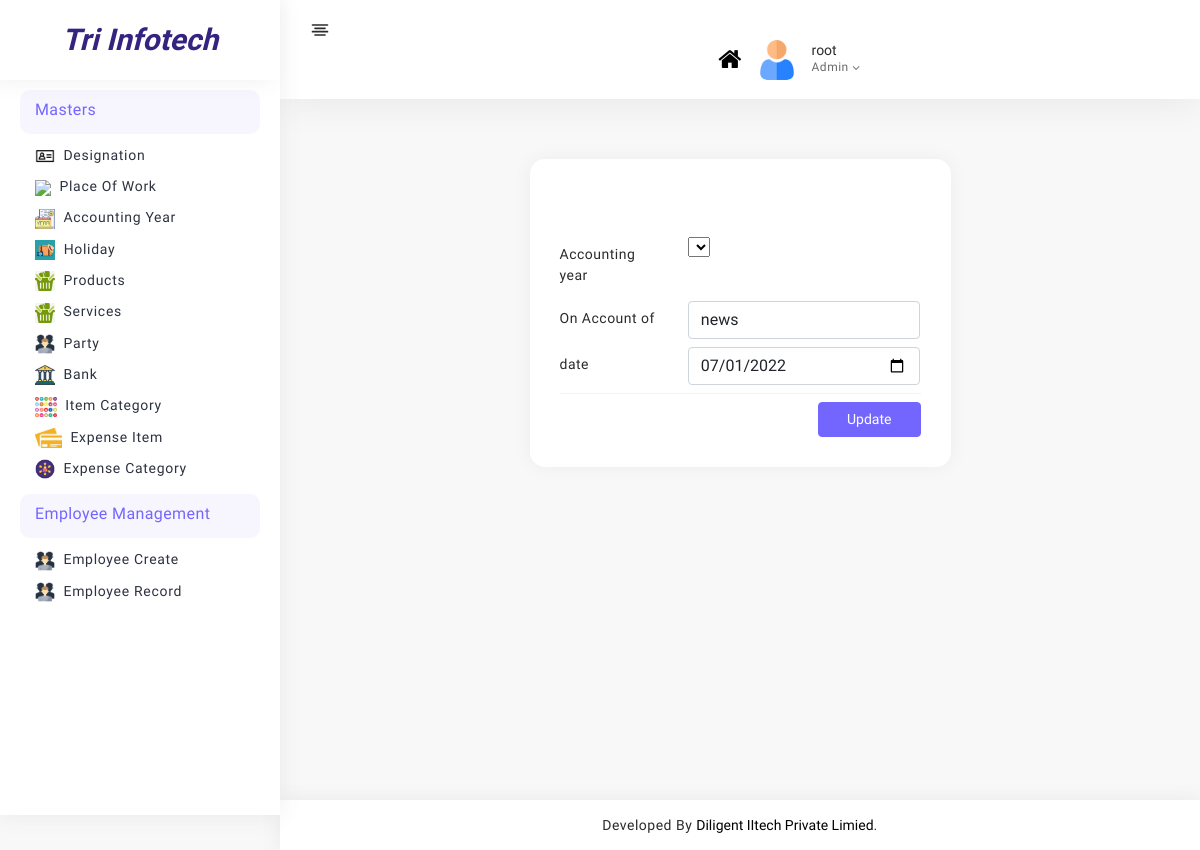
The app's page /admin_panel/holiday_edit/3 (signed in), older data.
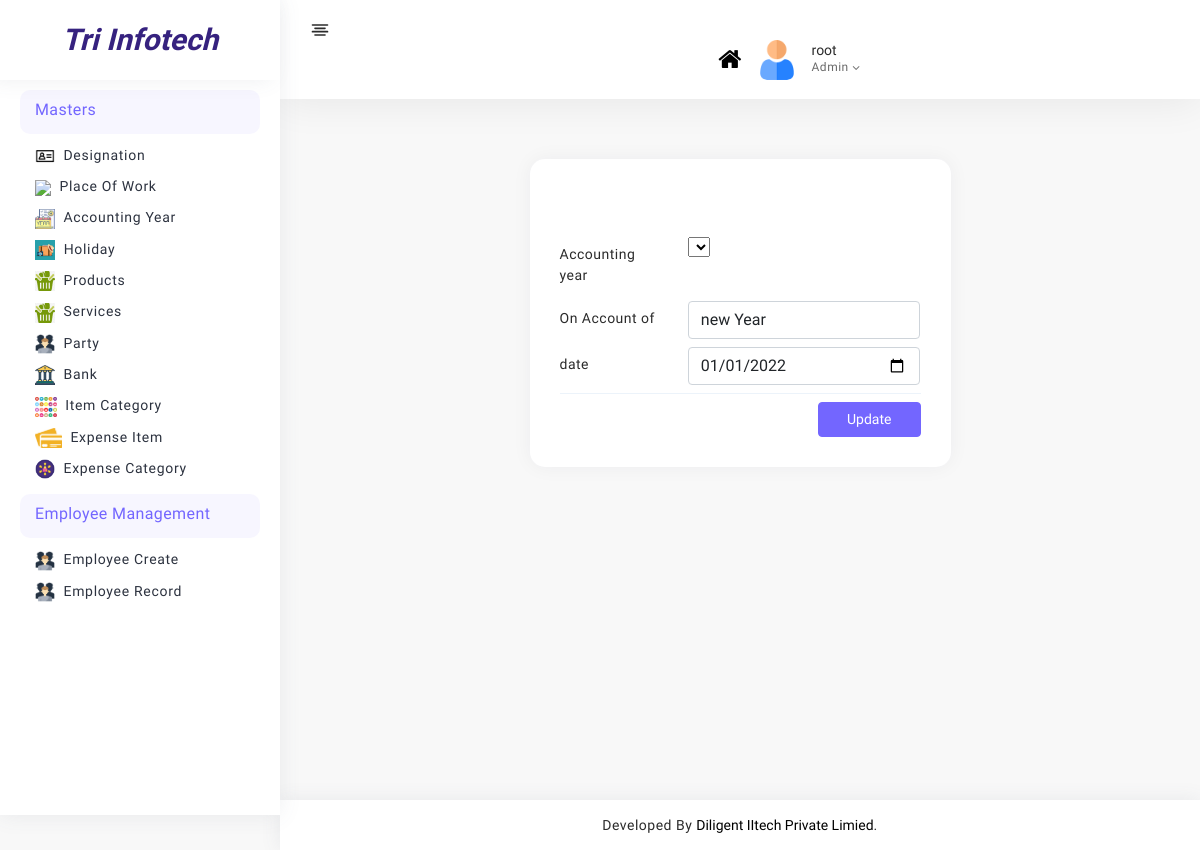
The same page, newer data.
### admin_panel/models.py (models this page shows, shortened)
class Holiday(models.Model):
    accounting_year = models.ForeignKey("Accounting_year", on_delete=models.CASCADE)
    holiday_date = models.DateField(auto_now=False, auto_now_add=False,unique=True)
    reason = models.CharField(max_length=100)

### admin_panel/views.py (the view)
# urls.py: path("holiday_edit/<int:id>",views.holiday_edit,name="holiday_edit"),
def holiday_edit(request,id):
    if request.user.is_staff:
        if request.method == "POST":
            data = request.POST
            reason = data["reason"]
            date = data["date"]
            holiday = Holiday.objects.get(pk=id)
            holiday.reason = reason
            holiday.holiday_date = date
            holiday.save()
            return redirect("holiday")
        else:
            holiday = Holiday.objects.get(pk=id)
            accounting_year = Accounting_year.objects.all()
        return render(request,"masters/holiday/holiday_edit.html",{"holiday":holiday,"accounting_year":accounting_year})
    else:
        return redirect("login")

### admin_panel/templates/masters/holiday/holiday_edit.html (shortened to what this page needs)
{% extends 'base.html' %}
{% load static %}
{% block content %}
<div class="page-body">
    <div class="container-fluid">
        <div class="user-profile mt-5">
            <div class="row">
                <div class="col-sm-6 offset-md-3 col-12">
                    <div class="card hovercard text-center mt-3 rs-mt-60">
                        <form action="" method="post">
                            <div class="info mt-5 text-start">
                                <div class="mb-2 row">
                                    <label class="rs-pb-0 col-md-4 col-12 col-form-label">Accounting year</label>
                                    <div class="col-md-8 col-12">
                                        <select name="accounting_year" id="">
                                        </select>
                                    </div>
                                </div>
                                <div class="mb-2 row">
                                    <label class="rs-pb-0 col-md-4 col-12 col-form-label">On Account of</label>
                                    <div class="col-md-8 col-12">
                                        <input type="text"  minlength="2" maxlength="30"name="reason" class="form-control" value="{{ holiday.reason }}">
                                    </div>
                                </div>
                                <div class="mb-2 row">
                                    <label class="rs-pb-0 col-md-4 col-12 col-form-label">date</label>
                                    <div class="col-md-8 col-12">
                                        <input type="date" name="date" id="date" class="form-control" value="{{ holiday.holiday_date|date:"Y-m-d"}}">
                                    </div>
                                </div>
                                <div class="card-footer text-end pt-2 p-0 mt-2">
                                    <div class="col-sm-9 offset-sm-3">
                                        <button class="btn btn-primary" type="submit" data-bs-original-title=""
                                            title="">Update</button>
                                    </div>
                                </div>
                            </div>
                        </form>
                    </div>
                </div>
            </div>
        </div>
    </div>
</div>
{% endblock content %}

Row changes from the older to the newer data that the page shows:
changed Holiday: reason "news" → "new Year"; date "07/01/2022" → "01/01/2022"
